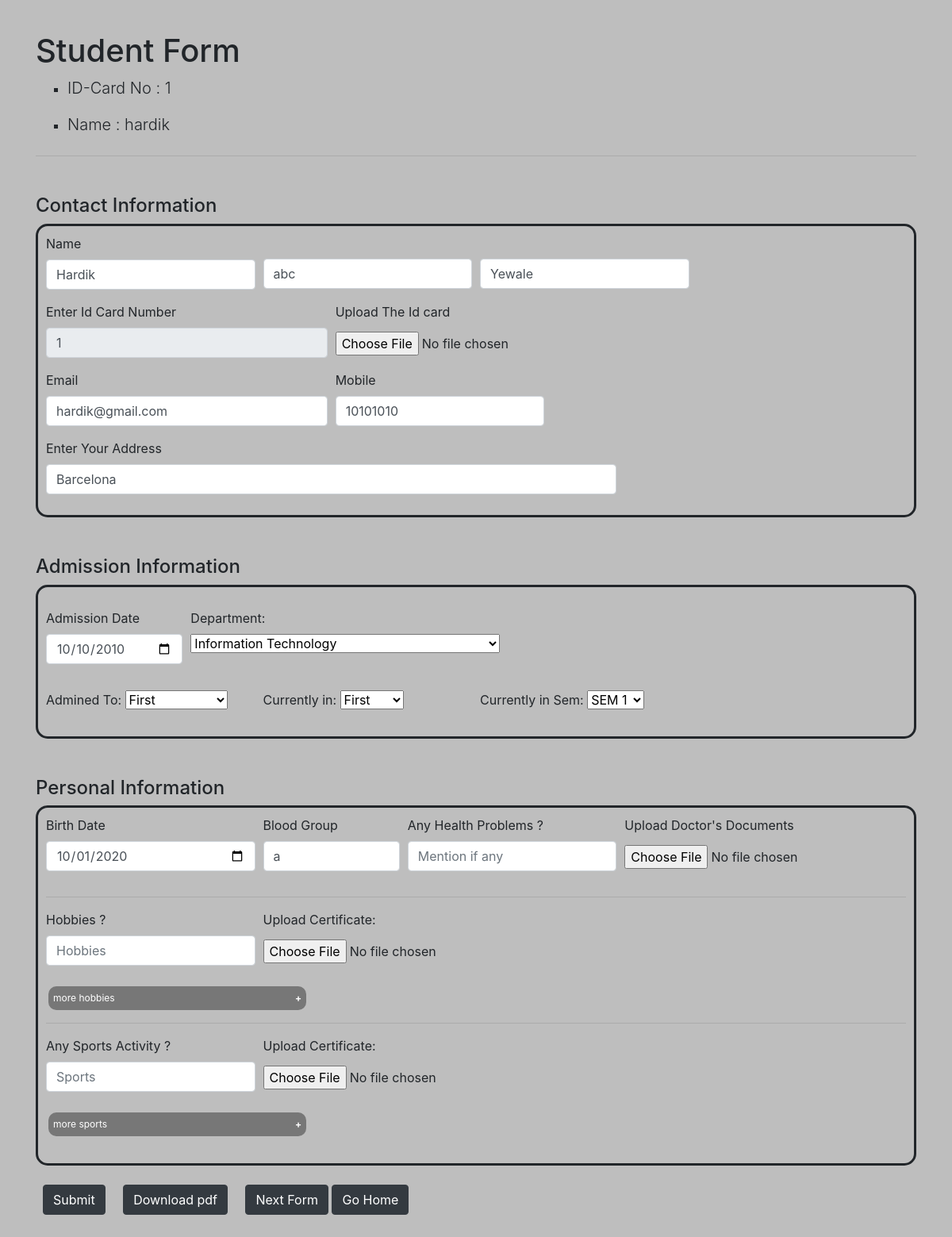
/student/form1.php (signed in), run on an earlier commit of the app's database.
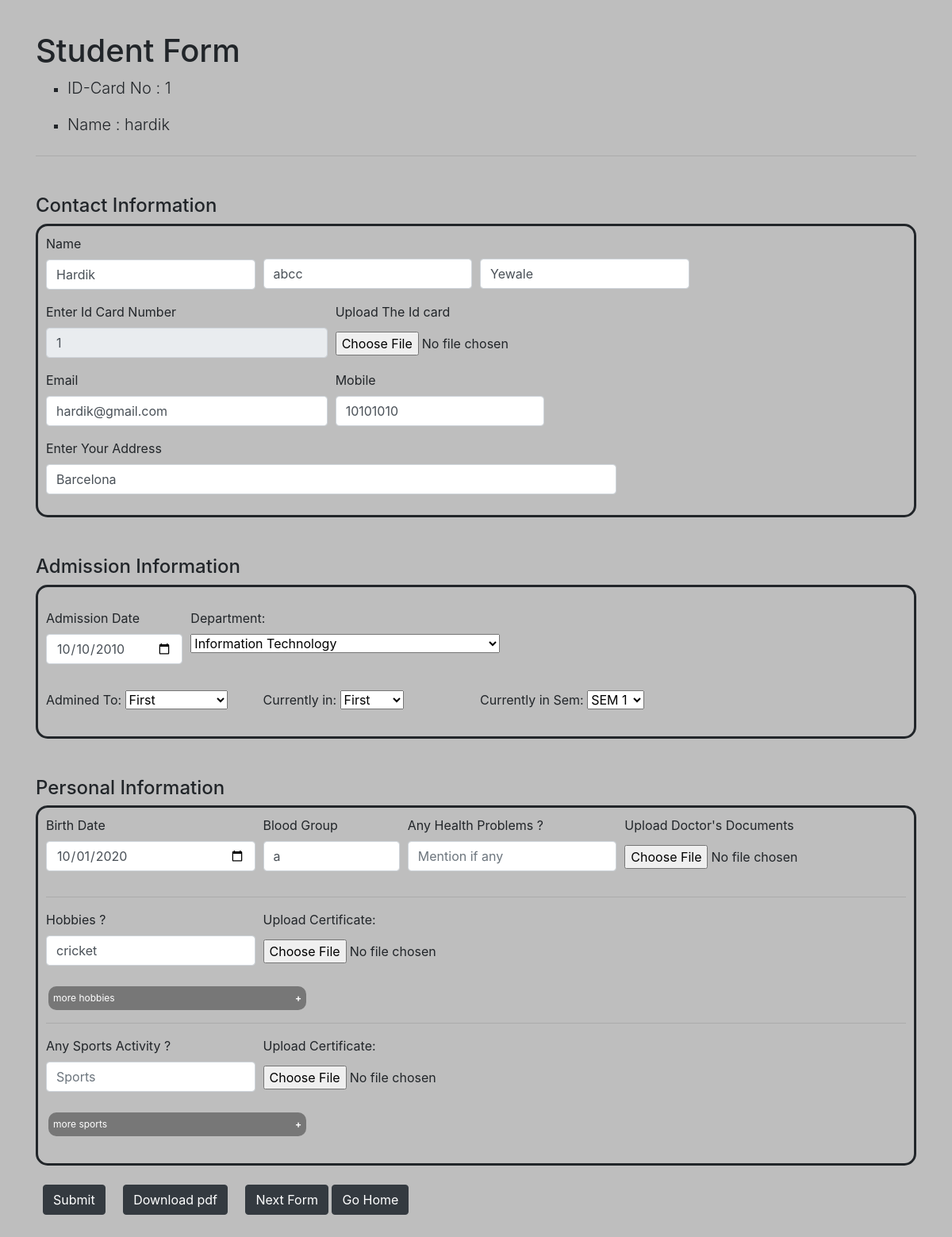
And on a later commit of the database.
### tables this page shows
CREATE TABLE IF NOT EXISTS `studentinfo` (
  `rollno` varchar(100) NOT NULL,
  `name` varchar(100) DEFAULT NULL,
  `m_name` varchar(100) DEFAULT NULL,
  `l_name` varchar(100) DEFAULT NULL,
  `mobile` varchar(15) DEFAULT NULL,
  `dept` varchar(100) DEFAULT NULL,
  `currentyear` varchar(100) DEFAULT NULL,
  `currentsem` varchar(100) DEFAULT NULL,
  `address` varchar(100) DEFAULT NULL,
  `bg` varchar(10) DEFAULT NULL,
  `email` varchar(100) DEFAULT NULL,
  `birthdate` date NOT NULL DEFAULT current_timestamp(),
  `monthaddm` date NOT NULL DEFAULT current_timestamp(),
  `year` varchar(10) DEFAULT NULL,
  `hobbies` varchar(100) DEFAULT NULL,
  `hobbie2` varchar(100) DEFAULT NULL,
  `hobbie3` varchar(100) DEFAULT NULL,
  `sports` varchar(100) DEFAULT NULL,
  `sport2` varchar(100) DEFAULT NULL,
  `sport3` varchar(100) DEFAULT NULL,
  `health` varchar(100) DEFAULT NULL,
  `idcard` varchar(200) DEFAULT NULL,
  `doc_cert` varchar(200) DEFAULT NULL,
  `hob1_cert` varchar(200) DEFAULT NULL,
  `hob2_cert` varchar(200) DEFAULT NULL,
  `hob3_cert` varchar(200) DEFAULT NULL,
  `sport1_cert` varchar(200) DEFAULT NULL,
  `sport2_cert` varchar(200) DEFAULT NULL,
  `sport3_cert` varchar(200) DEFAULT NULL,
  PRIMARY KEY (`rollno`)
);

### student/form1.php (the view, shortened to what the changed rows need)
<!DOCTYPE html>
<html lang="en">
  <head>
    <link
      rel="stylesheet"
      href="https://stackpath.bootstrapcdn.com/bootstrap/4.5.2/css/bootstrap.min.css"
    />
  </head>
<body>
<div class="container mt-3">
<br />
<h1>Student Form</h1>
<?php
  $val = $_SESSION['rollnol'];
  $conn = mysqli_connect('localhost', 'root', '', 'student');
  $query1 = "SELECT * FROM studentinfo WHERE rollno = '$val';";
  $result = mysqli_query($conn, $query1);
  while($row = mysqli_fetch_array($result))
    {
  ?>
  <form action="form1Back.php" method="POST" enctype="multipart/form-data">
  <br />
  <h4>Contact Information</h4>
  <div class="forborder" style="border: solid; padding: 10px; border-radius: 15px">
    <div class="form-row">
      <div class="form-group col-md-3">
        <label for="inputEmail4">Name</label>
        <input
          type="text"
          name="name"
          class="form-control"
          id="NameInfo1"
          aria-describedby="emailHelp"
          placeholder="First Name"
          value="<?php echo $row['name']; ?>"
        />
      </div>
      <div class="form-group col-md-3">
        <input
          type="text"
          name="m_name"
          class="form-control"
          id="NameInfo2"
          aria-describedby="emailHelp"
          placeholder="Middle Name"
          value="<?php echo $row['m_name']; ?>"
        />
      </div>
      <div class="form-group col-md-3">
        <input
          type="text"
          name="l_name"
          class="form-control"
          id="NameInfo3"
          aria-describedby="emailHelp"
          placeholder="Last Name"
          value="<?php echo $row['l_name']; ?>"
        />
      </div>
      <div class="form-group col-md-4">
        <label for="inputPassword4">Enter Id Card Number</label>
        <input
          type="text"
          name="rollno"
          class="form-control"
          id="exampleInputEmail1"
          placeholder="Mentioned On Id Card"
          value="<?php echo $row['rollno']; ?>"
          readonly
        />
      </div>
      <div class="form-group col-md-4">
        <label for="inputPassword4">Upload The Id card</label>
        <input
          type="file"
          name="pdf_file"
          id="pdf_file"
          accept="application/pdf"
          style="padding-top: 5px"
        />
        <br />
      </div>
    </div>
    <div class="form-row">
      <div class="form-group col-md-4">
        <label for="exampleInputEmail1">Email</label>
        <input
          type="email"
          name="email"
          class="form-control"
          id="exampleInputEmail1"
          aria-describedby="emailHelp"
          placeholder="Enter Your Email"
          value="<?php echo $row['email']; ?>"
        />
      </div>
      <div class="form-group col-md-3">
        <label for="exampleInputEmail1">Mobile</label>
        <input
          type="text"
          name="phone_no"
          class="form-control"
          id="exampleInputEmail1"
          aria-describedby="emailHelp"
          placeholder="Enter Your Mobile Number "
          value="<?php echo $row['mobile']; ?>"
        />
      </div>
      <div class="form-group col-md-8">
        <label for="inputAddress2">Enter Your Address</label>
        <input
          type="text"
          name="address"
          class="form-control"
          id="inputAddress2"
          placeholder="Enter The Whole Adress"
          value="<?php echo $row['address']; ?>"
        />
      </div>
    </div>
  </div>
  <br /><br />
  <h4>Admission Information</h4>
  <div class="forborder" style="border: solid; padding: 10px; border-radius: 15px">
    <div class="form-row">
      <div class="form-group col-md-2" style="padding-top: 17px;">
        <label for="exampleInputEmail1">Admission Date</label>
        <input
          type="date"
          name="myad"
          class="form-control"
          id="exampleInputEmail1"
          aria-describedby="emailHelp"
          placeholder="Enter Your Birthdate"
          value="<?php echo $row['monthaddm']; ?>"
          min="2005-01-02"
        />
      </div>
      <div class="form-group col-3">
        <label for="dept" style="padding-top:17px;">Department:</label>
        <select name="dept">
          <option value="<?php echo $row['dept']; ?>" ><?php echo $row['dept']; ?></option>
        </select>
      </div>
    </div>
    <div class="form-row">
      <div class="form-group col-md-3" style="padding-top: 17px;">
        <label for="year">Admined To:</label>
        <select name="year">
          <option value="<?php echo $row['year']; ?>"><?php echo $row['year']; ?></option>
        </select>
      </div>
      <div class="form-group col-md-3">
        <label for="dept" style="padding-top:17px;">Currently in:</label>
        <select name="currentyear">
          <option value="<?php echo $row['currentyear']; ?>"><?php echo $row['currentyear']; ?></option>
        </select>
      </div>
      <div class="form-group col-md-3">
        <label for="dept" style="padding-top:17px;">Currently in Sem:</label>
        <select name="currentsem">
            <option value="<?php echo $row['currentsem']; ?>"><?php echo $row['currentsem']; ?></option>
        </select>
      </div>
    </div>
  </div>
  <br /><br />
  <h4>Personal Information</h4>
  <div class="forborder" style="border: solid; padding: 10px 10px; border-radius: 15px">
    <div class="form-row">
      <div class="form-group col-md-3">
        <label for="exampleInputEmail1">Birth Date</label>
        <input
          type="date"
          name="bdate"
          class="form-control"
          id="exampleInputEmail1"
          aria-describedby="emailHelp"
          placeholder="Enter Your Birthdate"
          value="<?php echo $row['birthdate']; ?>"
        />
      </div>
      <div class="form-group col-md-2">
        <label for="inputEmail4">Blood Group</label>
        <input
          type="text"
          name="bg"
          class="form-control"
          id="NameInfo2"
          aria-describedby="emailHelp"
          placeholder="Enter Your Blood Group"
          value="<?php echo $row['bg']; ?>"
        />
      </div>
      <div class="form-group col">
        <label for="inputPassword4">Any Health Problems ?</label>
        <input
          type="text"
          name="health"
          class="form-control"
          id="exampleInputEmail1"
          placeholder="Mention if any"
          value="<?php echo $row['health']; ?>"
        />
      </div>
      <div class="form-group col-md-4">
        <label for="inputPassword4">Upload Doctor's Documents</label>
        <input
          type="file"
          name="doc_pdf"
          id="doc_pdf"
          accept="application/pdf"
          style="padding-top: 5px"
        />
      </div>
    </div>
    <hr>
    <div class="form-row">
      <div class="form-group col-md-3">
        <label for="inputEmail4">Hobbies ?</label>
        <input
          type="text"
          name="hobbies"
          class="form-control"
          id="NameInfo2"
           aria-describedby="emailHelp"
          placeholder="Hobbies"
          value="<?php echo $row['hobbies']; ?>"
        />
      </div>
      <div class="form-group col-md-4">
        <label for="inputPassword4">Upload Certificate:</label>
        <input
          type="file"
          name="hob_pdf"
          id="hob_pdf"
          accept="application/pdf"
          style="padding-top: 5px"
        />
      </div>
    </div>
    <button type="button" class="collapsible" >more hobbies</button>
  <hr>
  <div class="form-row">
    <div class="form-group col-md-3">
      <label for="inputEmail4">Any Sports Activity ?</label>
        <input
          type="text"
          name="sports"
          class="form-control"
          id="NameInfo2"
          aria-describedby="emailHelp"
          placeholder="Sports"
          value="<?php echo $row['sports']; ?>"
        />
    </div>
    <div class="form-group col-md-4">
      <label for="inputPassword4">Upload Certificate:</label>
        <input
          type="file"
          name="sp_pdf"
          id="sp_pdf"
          accept="application/pdf"
          style="padding-top: 5px"
        />
    </div>
  </div>
  <button type="button" class="collapsible" >more sports</button>
  <br>
  </div>
  <br>
  &nbsp; <input type="submit" name="subForm1" value="Submit" class="btn btn-dark"> &nbsp; &nbsp;
  <input type="submit" name="mkpdf1" value="Download pdf" class="btn btn-dark"> &nbsp; &nbsp;
  <a href="form2.php" class="btn btn-dark">Next Form</a>
  <a href="studentHome.php" class="btn btn-dark">Go Home</a>
  <br>
  </div>
  <?php
      }
  ?>
  <br />
  <br/>
</body>
</html>

What changed in the data, as far as the page shows it:
changed studentinfo "Hardik": m_name "abc" → "abcc"; hobbies (not shown) → "cricket"
